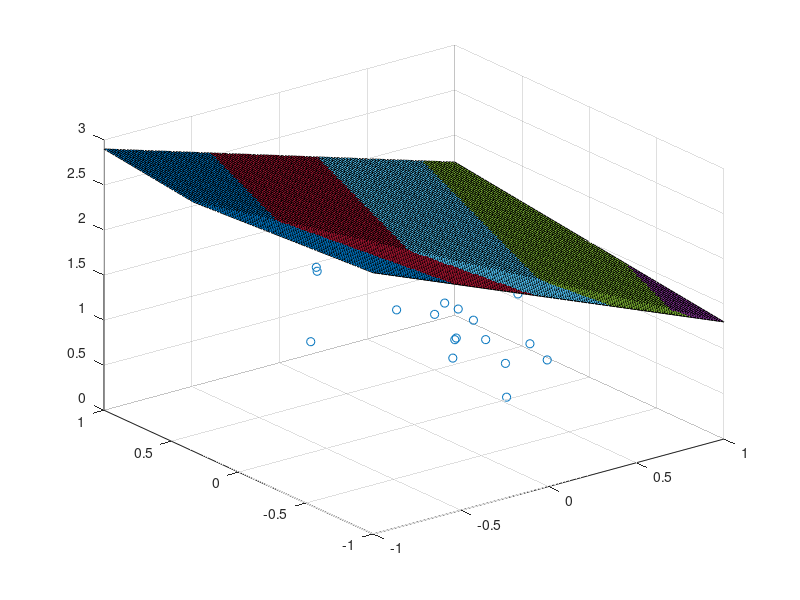

MATLAB code for this plot: (Note: this script raises an error after producing the figure.)
% two inputs with 3 first layer nodes with thresholding and ReLU activation

w1 = 2e-1;
w2 = 3e-1;
b1 = 1e-1;
w3 = -3e-1;
w4 = -2e-1;
b2 = 10e-1;
w5 = -5e-1;
w6 = 1e-1;
b3 = 10e-1;
learning_rate = 1e-2;
x1 = -1:0.02:1;
x2 = -1:0.02:1;

threshold = 1;

p_x1 = 0 + (1-0).*rand(1, 20);
p_x2 = 0 + (1-0).*rand(1, 20);
p_z = 0 + (1-0).*rand(1, 20);
dw1 = 0;
dw2 = 0;
dw3 = 0;
dw4 = 0;
dw5 = 0;
dw6 = 0;
db1 = 0;
db2 = 0;
db3 = 0;

[X1,X2] = meshgrid(x1, x2);

Z1 = X1.*w1 + X2.*w2 + b1;
Z2 = X1.*w3 + X2.*w4 + b2;
Z3 = X1.*w5 + X2.*w6 + b3;

Z1(Z1 < 0) = 0;
Z2(Z2 < 0) = 0;
Z3(Z3 < 0) = 0;

A1 = Z1;
A2 = Z2;
A3 = Z3;

Y_cap = A1 + A2 + A3;
[dfdx,dfdy] = gradient(Y_cap);

scatter_handle = scatter3(p_x1, p_x2, p_z, 'black');
hold on
surf_handle = surf(X1, X2, Y_cap);
colormap(gca(), lines(8));
surf_handle.FaceAlpha = 0.5;
axis([-1, 1, -1, 1, -1, 1]);
while true
    dw1 = 0;
    dw2 = 0;
    dw3 = 0;
    dw4 = 0;
    dw5 = 0;
    dw6 = 0;
    db1 = 0;
    db2 = 0;
    db3 = 0;
    J = 0;
    for i = 1:20
        z1 = p_x1(i)*w1 + p_x2(i)*w2 + b1;
        z2 = p_x1(i)*w3 + p_x2(i)*w4 + b2;
        z3 = p_x1(i)*w5 + p_x2(i)*w6 + b3;
        
        z1(z1 < 0) = 0;
        z2(z2 < 0) = 0;
        z3(z3 < 0) = 0;
        
        a1 = z1;
        a2 = z2;
        a3 = z3;
        
        y_cap = a1 + a2 + a3;
        
        update_flag_z1 = z1 > 0;
        update_flag_z2 = z2 > 0;
        update_flag_z3 = z3 > 0;
        
        J = J + (y_cap - p_z(i))^2;
        dw1 = dw1 + 2*(y_cap - p_z(i))*p_x1(i) * update_flag_z1;
        dw2 = dw2 + 2*(y_cap - p_z(i))*p_x2(i) * update_flag_z1;
        dw3 = dw3 + 2*(y_cap - p_z(i))*p_x1(i) * update_flag_z2;
        dw4 = dw4 + 2*(y_cap - p_z(i))*p_x2(i) * update_flag_z2;
        dw5 = dw5 + 2*(y_cap - p_z(i))*p_x1(i) * update_flag_z3;
        dw6 = dw6 + 2*(y_cap - p_z(i))*p_x2(i) * update_flag_z3;
        db1 = db1 + 2*(y_cap - p_z(i))*update_flag_z1;
        db2 = db2 + 2*(y_cap - p_z(i))*update_flag_z2;
        db3 = db3 + 2*(y_cap - p_z(i))*update_flag_z3;
        
    end
    
    dw1 = dw1/10;
    dw2 = dw2/10;
    dw3 = dw3/10;
    dw4 = dw4/10;
    dw5 = dw5/10;
    dw6 = dw6/10;
    db1 = db1/10;
    db2 = db2/10;
    db3 = db3/10;
    
    dw1(dw1 > threshold) = threshold;
    dw2(dw2 > threshold) = threshold;
    dw3(dw3 > threshold) = threshold;
    dw4(dw4 > threshold) = threshold;
    dw5(dw5 > threshold) = threshold;
    dw6(dw6 > threshold) = threshold;
    db1(db1 > threshold) = threshold;
    db2(db2 > threshold) = threshold;
    db3(db3 > threshold) = threshold;
    
    J = J/20
    w1 = w1 - learning_rate*dw1;
    w2 = w2 - learning_rate*dw2;
    w3 = w3 - learning_rate*dw3;
    w4 = w4 - learning_rate*dw4;
    w5 = w5 - learning_rate*dw5;
    w6 = w6 - learning_rate*dw6;
    b1 = b1 - learning_rate*db1;
    b2 = b2 - learning_rate*db2;
    b3 = b3 - learning_rate*db3;
    
    Z1 = X1.*w1 + X2.*w2 + b1;
    Z2 = X1.*w3 + X2.*w4 + b2;
    Z3 = X1.*w5 + X2.*w6 + b3;

    Z1(Z1 < 0) = 0;
    Z2(Z2 < 0) = 0;
    Z3(Z3 < 0) = 0;

    A1 = Z1;
    A2 = Z2;
    A3 = Z3;

    Y_cap = A1 + A2 + A3;
    
    
    surf_handle.ZData = Y_cap;
    pause(0.1);
end